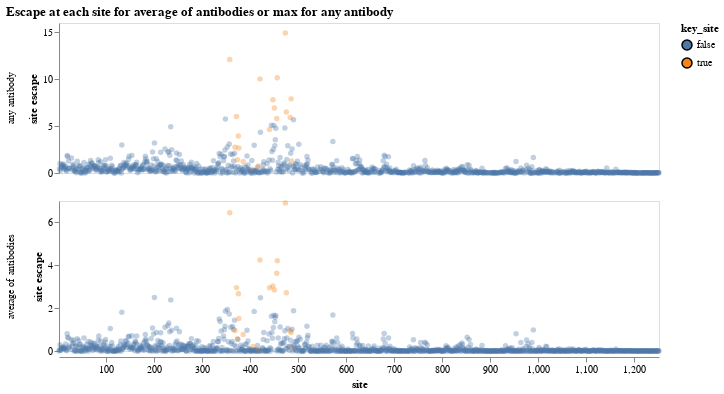

Notebook code cell kept with this figure:
### Markdown cell above
## Determine key sites to plot
Get key sites with most site escape, and plot their site escape values in interactive chart:

### Code cell
# get total magnitude of escape at each site, both for averages
# and across all individual antibodies
site_escape_df = (
    escape_df
    .assign(
        is_average=lambda x: numpy.where(
            x["antibody"] == "average", "average of antibodies", "any antibody"),
    )
    .groupby(["is_average", "antibody", "site", "sequential_site"], as_index=False)
    .aggregate(
        total_abs_escape=pd.NamedAgg("escape", lambda s: s.abs().sum()),
        total_positive_escape=pd.NamedAgg("escape", lambda s: s.clip(lower=0).sum()),
        total_negative_escape=pd.NamedAgg("escape", lambda s: s.clip(upper=0).abs().sum()),
    )
    .groupby(["is_average", "site", "sequential_site"], as_index=False)
    .aggregate(
        {
            "total_abs_escape": "max",
            "total_positive_escape": "max",
            "total_negative_escape": "max",
        }
    )
    .melt(
        id_vars=["is_average", "site", "sequential_site"],
        var_name="site metric",
        value_name="site escape",
    )
    .assign(
        rank=lambda x: (
            x.groupby(["is_average", "site metric"])
            ["site escape"]
            .rank(ascending=False, method="min")
            .astype(int)
        )
    )
)

# get key sites
print(f"Keeping the following manually specified sites: {key_sites_manual}")
key_sites = set(key_sites_manual)
for site_metric, site_metric_d in key_sites_by_rank.items():
    for is_average, rank in site_metric_d.items():
        new_sites = set(
            site_escape_df
            .query("`site metric` == @site_metric")
            .query("is_average == @is_average")
            .query("rank <= @rank")
            ["site"]
        )
        print(f"Adding sites with {site_metric} / {is_average} rank <= {rank}: {new_sites}")
        key_sites = key_sites.union(new_sites)
print(f"Overall keeping the following {len(key_sites)} sites: {key_sites}")

site_escape_df["key_site"] = site_escape_df["site"].isin(key_sites)

# plot sites being kept
site_selection = alt.selection_point(fields=["site"], on="mouseover", empty=False)

site_metric_selection = alt.selection_point(
    fields=["site metric"],
    value="total_positive_escape",
    bind=alt.binding_select(
        name="site metric",
        options=site_escape_df["site metric"].unique(),
    ),
)

site_escape_chart = (
    alt.Chart(site_escape_df)
    .add_params(site_selection, site_metric_selection)
    .transform_filter(site_metric_selection)
    .encode(
        alt.X("site", sort=alt.SortField("sequential_site"), scale=alt.Scale(nice=False, zero=False)),
        alt.Y("site escape"),
        alt.Color("key_site"),
        alt.Row("is_average", title=None),
        tooltip=[alt.Tooltip(c, format=".2f") if site_escape_df[c].dtype == float else c for c in site_escape_df.columns],
        strokeWidth=alt.condition(site_selection, alt.value(2), alt.value(0)),
        opacity=alt.condition(site_selection, alt.value(1), alt.value(0.35)),
        size=alt.condition(site_selection, alt.value(70), alt.value(30)),
    )
    .mark_circle(stroke="black")
    .configure_axis(grid=False)
    .resolve_scale(y="independent")
    .properties(
        width=600,
        height=150,
        title="Escape at each site for average of antibodies or max for any antibody",
    )
)

site_escape_chart

### Figure 1 — Vega-Lite specification as saved in the notebook (floating-point values rounded to 4 significant figures; data arrays with more than 128 entries replaced by an {"elided": "..."} marker saying what was removed)
{"config": {"view": {"continuousWidth": 300, "continuousHeight": 300}, "axis": {"grid": false}}, "data": {"name": "data-45296f2ec19813c93103e50ab67ce566"}, "mark": {"type": "circle", "stroke": "black"}, "encoding": {"color": {"field": "key_site", "type": "nominal"}, "opacity": {"condition": {"param": "param_9", "value": 1, "empty": false}, "value": 0.35}, "row": {"field": "is_average", "title": null, "type": "nominal"}, "size": {"condition": {"param": "param_9", "value": 70, "empty": false}, "value": 30}, "strokeWidth": {"condition": {"param": "param_9", "value": 2, "empty": false}, "value": 0}, "tooltip": [{"field": "is_average", "type": "nominal"}, {"field": "site", "type": "quantitative"}, {"field": "sequential_site", "type": "quantitative"}, {"field": "site metric", "type": "nominal"}, {"field": "site escape", "format": ".2f", "type": "quantitative"}, {"field": "rank", "type": "quantitative"}, {"field": "key_site", "type": "nominal"}], "x": {"field": "site", "scale": {"nice": false, "zero": false}, "sort": {"field": "sequential_site"}, "type": "quantitative"}, "y": {"field": "site escape", "type": "quantitative"}}, "height": 150, "params": [{"name": "param_9", "select": {"type": "point", "fields": ["site"], "on": "mouseover"}}, {"name": "param_10", "select": {"type": "point", "fields": ["site metric"]}, "bind": {"input": "select", "options": ["total_abs_escape", "total_positive_escape", "total_negative_escape"], "name": "site metric"}, "value": "total_positive_escape"}], "resolve": {"scale": {"y": "independent"}}, "title": "Escape at each site for average of antibodies or max for any antibody", "transform": [{"filter": {"param": "param_10"}}], "width": 600, "$schema": "https://vega.github.io/schema/vega-lite/v5.15.1.json", "datasets": {"data-45296f2ec19813c93103e50ab67ce566": {"elided": "7050 records"}}}
